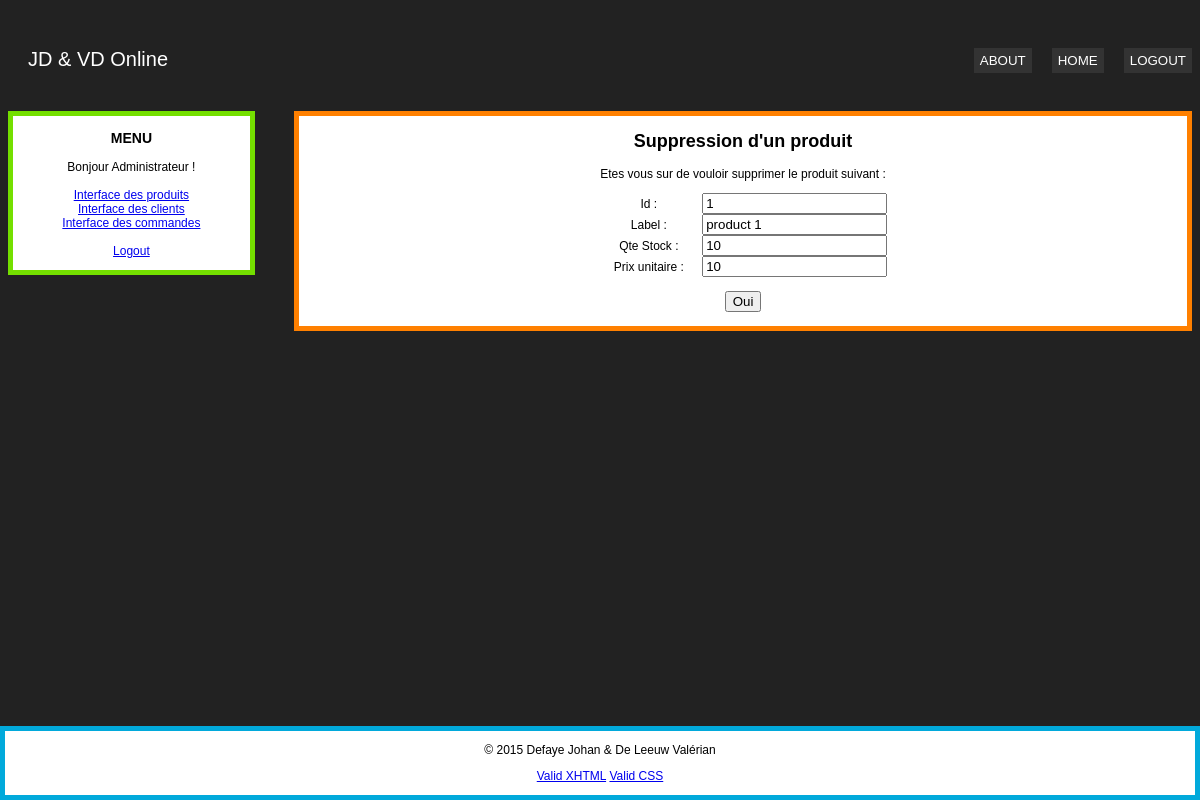
Page /suppression_product.php?id=1 (signed in) on the committed database.
### tables this page shows
CREATE TABLE IF NOT EXISTS `product` (
  `pr_id` int(11) NOT NULL AUTO_INCREMENT,
  `pr_label` varchar(80) NOT NULL,
  `pr_stock_qty` int(11) NOT NULL,
  `pr_unit_price` float NOT NULL,
  PRIMARY KEY (`pr_id`),
  KEY `pr_label` (`pr_label`)
);

### suppression_product.php (the view, shortened to what this page needs)
<?php
require_once('view/document.php');
$url='http://'.$_SERVER['HTTP_HOST'].'/jdvd/controller/controller_product.php?action=delete';
$pdo = new PDO("mysql:host=localhost;dbname=jdvdbd","jdvdbd", "jdvdbd");
$requete=$pdo->query('SELECT * FROM product WHERE pr_id ='.$pdo->quote($_GET['id'], PDO::PARAM_INT).';');
$record=$requete->fetch(PDO::FETCH_NUM);
?>
<p>
Etes vous sur de vouloir supprimer le produit suivant :
</p>
<form action="<?php echo $url?>" method="post">
	<label for="pr_id">Id : </label>
		<input type="text" name="pr_id" value="<?php echo "$record[0]" ?>" readonly><br/>
    <label for="pr_label">Label : </label>
		<input type="text" name="pr_label" value="<?php echo "$record[1]" ?>" readonly><br/>
    <label for="pr_stock_qty">Qte Stock : </label>
        <input type="text" name="pr_stock_qty" value="<?php echo "$record[2]" ?>" readonly><br/>
    <label for="pr_unit_price">Prix unitaire : </label>
        <input type="text" name="pr_unit_price" value="<?php echo "$record[3]" ?>" readonly><br/>
	<br/>
	<input type="submit" value="Oui">
</form>
<br/>

### css/global.css (style rules this page uses)
body { font:12px Arial; background-color:#222; }
label { display:inline-block; width: 100px; margin-left:auto; margin-right:auto; }

### rows in the picture
product: pr_id "1", pr_label "product 1", pr_stock_qty "10", pr_unit_price "10"

### other values in the picture
$title "Suppression d'un produit"
